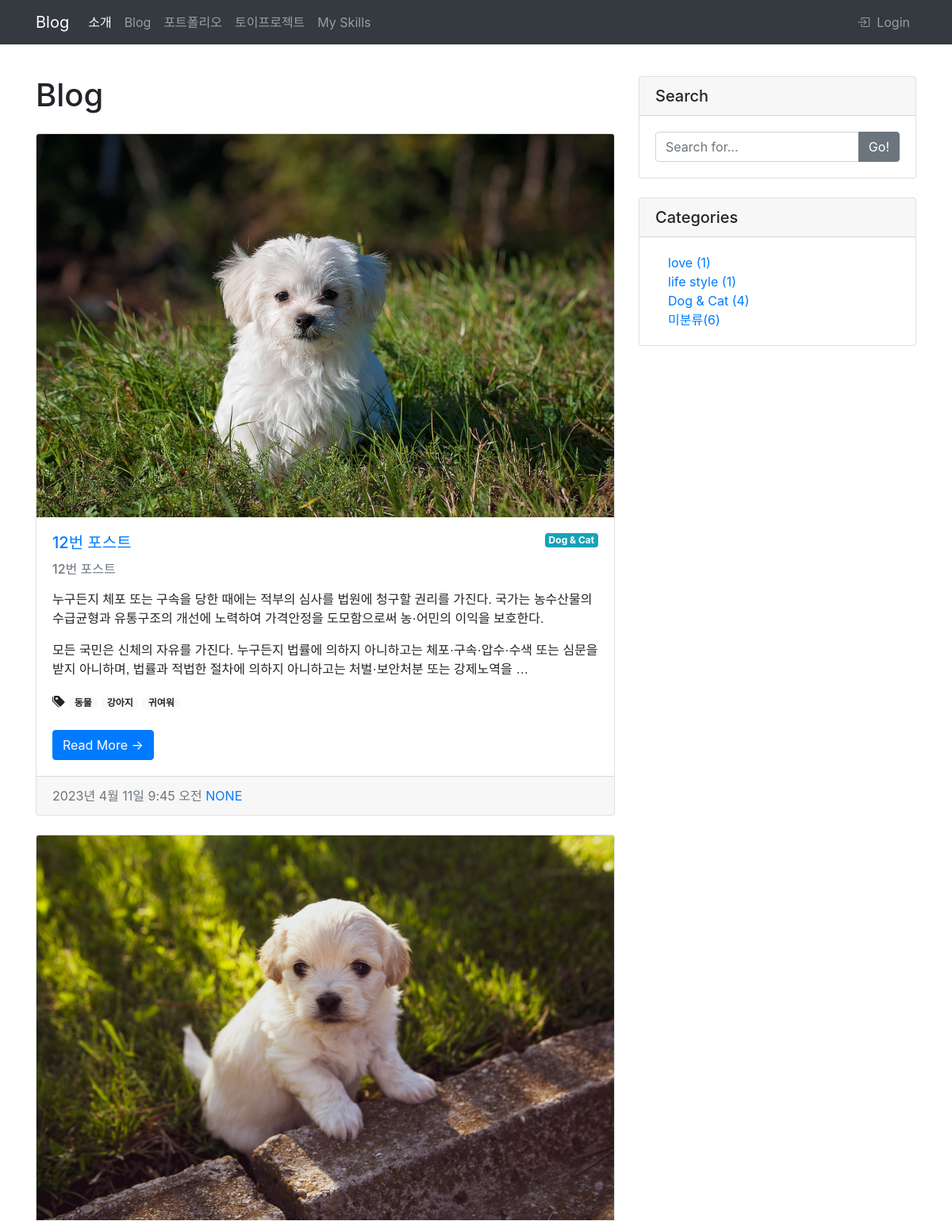
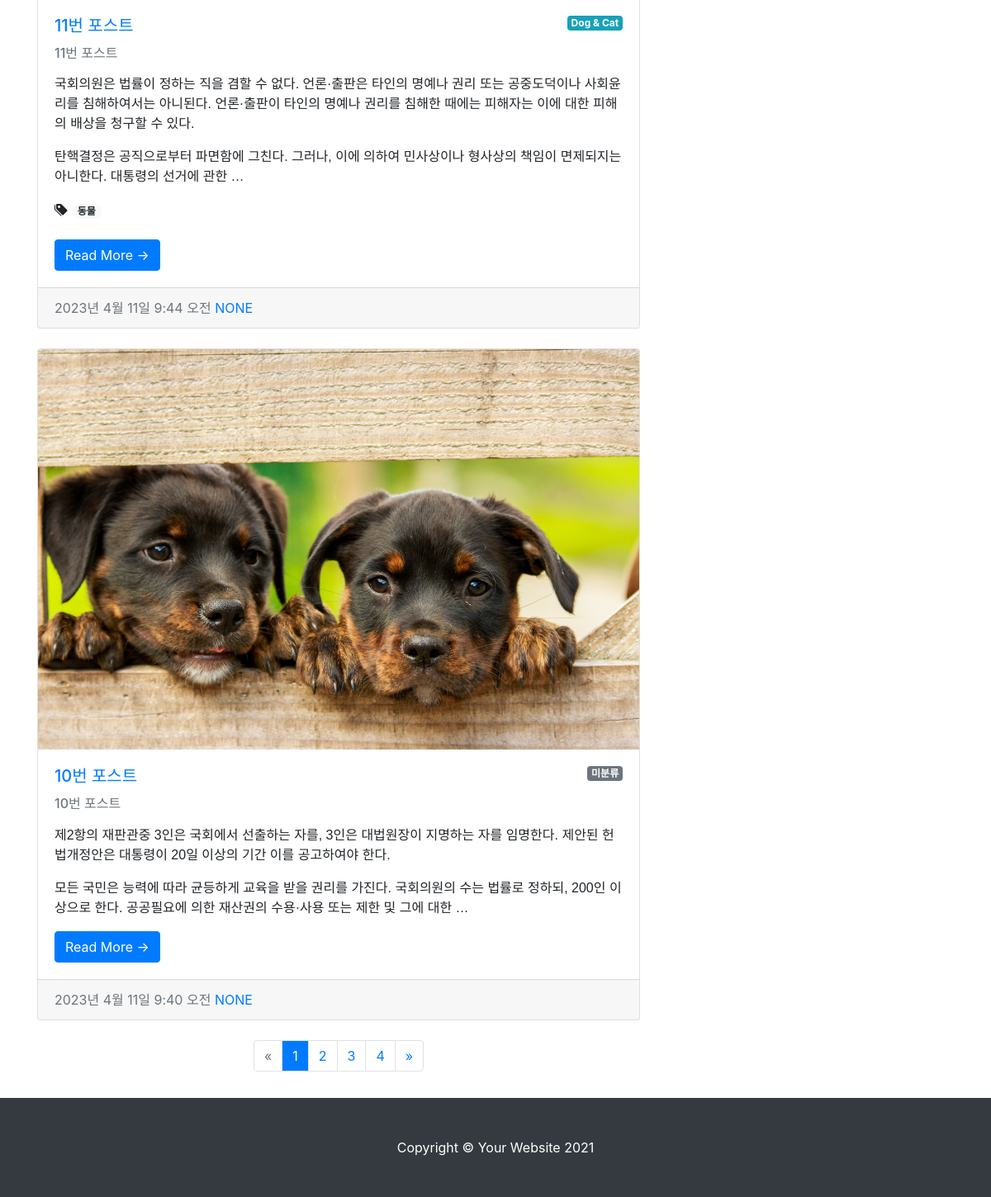
Screenshot of /blog/ with the database file from the repository (2 pictures, top to bottom).
### blog/models.py (models this page shows, shortened)
class Post(models.Model):
    title = models.CharField(max_length=30)
    hook_text = models.CharField(max_length=100, blank=True)
    content = models.TextField()
    head_image = models.ImageField(upload_to='blog/images/%Y/%m/%d', blank=True)
    file_upload = models.FileField(upload_to='blog/files/%Y/%m/%d', blank=True)
    created_at = models.DateTimeField(auto_now_add=True)
    updated_at = models.DateTimeField(auto_now=True)
    author = models.ForeignKey(User, null=True, on_delete=models.SET_NULL)
    category = models.ForeignKey(Category, null=True, blank=True, on_delete=models.SET_NULL)
    tags = models.ManyToManyField(Tag, blank=True)
    def __str__(self):
        return f'[{self.pk}]{self.title} :: {self.author}'
    def get_absolute_url(self):
        return f'/blog/{self.pk}/'

class Category(models.Model):
    name = models.CharField(max_length=50, unique=True)
    slug = models.SlugField(max_length=200, unique=True, allow_unicode=True)
    def __str__(self):
        return self.name
    def get_absolute_url(self):
        return f'/blog/category/{self.slug}/'

class Tag(models.Model):
    name = models.CharField(max_length=50)
    slug = models.SlugField(max_length=200, unique=True, allow_unicode=True)
    def __str__(self):
        return self.name
    def get_absolute_url(self):
        return f'/blog/tag/{self.slug}/'

### blog/views.py (the view)
# urls.py: path('', views.PostList.as_view(), name='post_list'),
class PostList(ListView):
    model = Post
    ordering = '-pk'
    paginate_by = 3
    def get_context_data(self, **kwargs):
        context = super(PostList, self).get_context_data()
        context['categories'] = Category.objects.all()
        context['no_category_post_count'] = Post.objects.filter(category=None).count()
        return context

### blog/templates/blog/post_list.html (shortened to what this page needs)
{% extends 'base.html' %}
{% block main_area %}
<div class="row">
<div class="col-lg-8" id="main-area">
    <h1 class="my-4">
        Blog
    </h1>
    {% if post_list.exists %}
        {% for p in post_list %}
        <div class="card mb-4" id="post-{{ p.pk }}">
            {% if p.head_image %}
                <img class="card-img-top" src="{{ p.head_image.url }}" alt="{{ p }} head image" />
            {% else %}
                <img class="card-img-top" src="https://picsum.photos/seed/{{ p.id }}/1920/1280" alt="random image" />
            {% endif %}
            <div class="card-body">
                {% if p.category %}
                    <span class="badge badge-info float-right">{{ p.category }}</span>
                {% else %}
                    <span class="badge badge-secondary float-right">미분류</span>
                {% endif %}
                <h5 class="card-title"><a href="{{ p.get_absolute_url }}">{{ p.title }}</a></h5>
                {% if p.hook_text %}
                    <h6 class="text-muted">{{ p.hook_text }}</h6>
                {% endif %}
                <p class="card-text">{{ p.content| truncatewords_html:45 | safe }}</p>
                {% if p.tags.exists %}
                    <i class="bi bi-tags-fill"></i>
                    {% for tag in p.tags.iterator %}
                        <a href="{{ tag.get_absolute_url }}"><span class="badge badge-pill badge-light">{{ tag }}</span></a>
                    {% endfor %}
                    <br>
                    <br>
                {% endif %}
                <a class="btn btn-primary" href="{{ p.get_absolute_url }}">Read More →</a>
            </div>
            <div class="card-footer text-muted">
                {{ p.created_at }}
                <a href="#">{{ p.author | upper }}</a>
            </div>
        </div>
        {% endfor %}
    {% else %}
        <h2>아직 게시물이 없습니다.</h2>
    {% endif %}
    <nav aria-label="Page navigation example">
        <ul class="pagination justify-content-center">
            {% if page_obj.has_previous %}
            <li class="page-item">
                <a class="page-link" href="/blog/?page={{ page_obj.previous_page_number }}" aria-label="Previous">
                <span aria-hidden="true">&laquo;</span>
                </a>
            </li>
            {% else %}
            <li class="page-item disabled">
                <a class="page-link" href="#" aria-label="Previous">
                <span aria-hidden="true">&laquo;</span>
                </a>
            </li>
            {% endif %}
            {% for page in page_obj.paginator.page_range %}
                {% if page_obj.number == forloop.counter %}
                <li class="page-item disabled">
                    <a class="page-link bg-primary text-white" href="{{ request.path }}?page={{ page }}">{{ page }}</a>
                </li>
                {% else %}
                <li class="page-item">
                    <a class="page-link" href="{{ request.path }}?page={{ page }}">{{ page }}</a>
                </li>
                {% endif %}
            {% endfor %}
            {% if page_obj.has_next %}
            <li class="page-item">
                <a class="page-link" href="/blog/?page={{ page_obj.next_page_number }}" aria-label="Next">
                <span aria-hidden="true">&raquo;</span>
                </a>
            </li>
            {% else %}
            <li class="page-item disabled">
                <a class="page-link" href="#" aria-label="Previous">
                <span aria-hidden="true">&raquo;</span>
                </a>
            </li>
            {% endif %}
        </ul>
    </nav>
</div>
{% include 'blog/side_widget.html' %}
</div>
{% endblock %}

### blog/templates/blog/side_widget.html (shortened to what this page needs)
<div class="col-lg-4">
  <div class="card my-4">
    <h5 class="card-header">Search</h5>
    <div class="card-body">
      <div class="input-group">
        <input class="form-control" type="text" placeholder="Search for..." id="search-input" />
        <span class="input-group-append">
          <button class="btn btn-secondary" type="button" onclick="searchPost();">Go!</button>
        </span>
      </div>
    </div>
  </div>
  <div class="card my-4">
    <h5 class="card-header">Categories</h5>
    <div class="card-body">
      <div class="row">
        <div class="col-lg-6">
          <ul class="list-unstyled mb-0 ml-3">
            {% for category in categories %}
            <li>
              <a href="{{ category.get_absolute_url }}">{{ category }} ({{ category.post_set.count }})</a>
            </li>
            {% endfor %}
            <li>
              <a href="/blog/category/no_category/">미분류({{ no_category_post_count }})</a>
            </li>
          </ul>
        </div>
      </div>
    </div>
  </div>
</div>

### rows the page displays
Post: head_image (picture), category "Dog & Cat", title "12번 포스트", hook_text "12번 포스트", content "누구든지 체포 또는 구속을 당한 때에는 적부의 심사를 법원에 청구할 권리를 가진다. 국가는 농수산물의 수급균형과 유통구조의 개선에 노력하여 가격안정을 도모함으로써 농·어민의 이익을 보호한다. 모든 국민은 신체의 자유를 가진다. 누구든지 법률에 의하지 아니하고는 체포·구속·압수·수색 또는 심문을 받지 아니하며, 법률과 적법한 절차에 의하지 아니하고는 처벌·보안처분 또는 강제노역을 …", created_at "2023년 4월 11일 9:45 오전", author "NONE"
Tag: name "동물"
Tag: name "강아지"
Tag: name "귀여워"
Post: head_image (picture), category "Dog & Cat", title "11번 포스트", hook_text "11번 포스트", content "국회의원은 법률이 정하는 직을 겸할 수 없다. 언론·출판은 타인의 명예나 권리 또는 공중도덕이나 사회윤리를 침해하여서는 아니된다. 언론·출판이 타인의 명예나 권리를 침해한 때에는 피해자는 이에 대한 피해의 배상을 청구할 수 있다. 탄핵결정은 공직으로부터 파면함에 그친다. 그러나, 이에 의하여 민사상이나 형사상의 책임이 면제되지는 아니한다. 대통령의 선거에 관한 …", created_at "2023년 4월 11일 9:44 오전", author "NONE"
Post: head_image (picture), shows "미분류", title "10번 포스트", hook_text "10번 포스트", content "제2항의 재판관중 3인은 국회에서 선출하는 자를, 3인은 대법원장이 지명하는 자를 임명한다. 제안된 헌법개정안은 대통령이 20일 이상의 기간 이를 공고하여야 한다. 모든 국민은 능력에 따라 균등하게 교육을 받을 권리를 가진다. 국회의원의 수는 법률로 정하되, 200인 이상으로 한다. 공공필요에 의한 재산권의 수용·사용 또는 제한 및 그에 대한 …", created_at "2023년 4월 11일 9:40 오전", author "NONE"
Category: name "love", post_set.count "1"
Category: name "life style", post_set.count "1"
Category: name "Dog & Cat", post_set.count "4"

### other values shown
{{ page }} "1"
{{ page }} "2" "3" "4"
{{ no_category_post_count }} "6"
